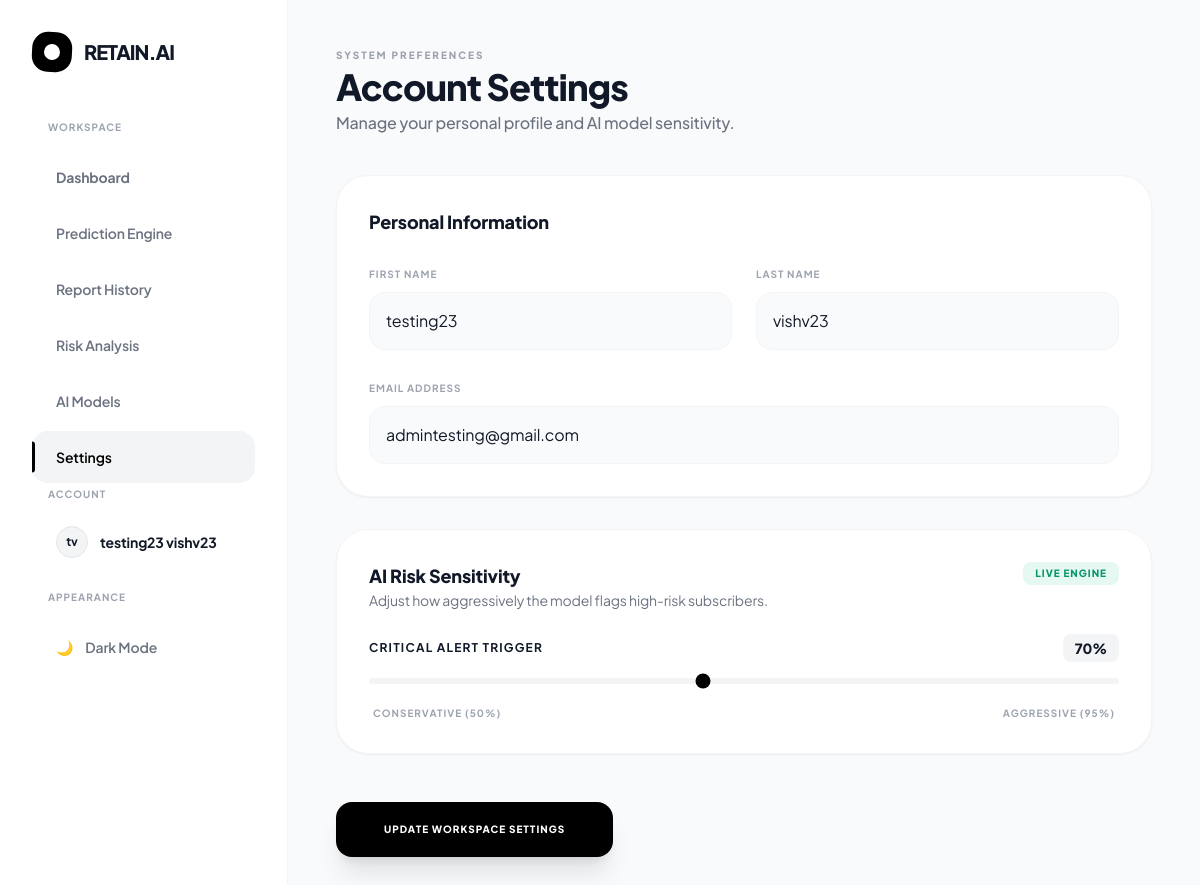
Page /settings/ (signed in) on the committed database.
### apps/customer/models.py (models this page shows, shortened)
class Customer(AbstractUser):
    company = models.CharField(max_length=255, blank=True, null=True)
    ROLE_CHOICES = [
        ('founder_ceo', 'Founder / CEO'),
        ('product_manager', 'Product Manager'),
        ('growth_marketing', 'Growth / Marketing'),
        ('data_analyst', 'Data Analyst'),
        ('customer_success', 'Customer Success'),
        ('engineer', 'Engineer'),
        ('other', 'Other'),
    ]
    role = models.CharField(max_length=20, choices=ROLE_CHOICES, blank=True, null=True)
    email = models.EmailField(unique=True)
    risk_threshold = models.IntegerField(default=70)
    USERNAME_FIELD = 'email'
    REQUIRED_FIELDS = ['username', 'first_name', 'last_name']

### apps/customer/views.py (the view, shortened to what this page needs)
# urls.py: path('settings/', settings_page, name='settings_page'),
@login_required(login_url='/login/')
def settings_page(request):
    user = request.user
    return render(request, 'settings.html')

### apps/customer/templates/settings.html (shortened to what this page needs)
{% load static %}
<!DOCTYPE html>
<html lang="en" class="light">
<head>
  <script src="https://cdn.tailwindcss.com"></script>
  <link rel="stylesheet" href="{% static 'assets/css/global.css' %}">
</head>
<body class="flex min-h-screen bg-gray-50 dark:bg-[#050505] transition-colors duration-300">
  {% include 'sidebar.html' %}
  <div class="flex-1 flex flex-col min-w-0">
    <main class="flex-1 p-6 md:p-10 lg:p-12 overflow-y-auto">
      <header class="mb-10">
        <div class="text-[10px] font-extrabold uppercase tracking-[0.2em] text-gray-400 dark:text-zinc-500 mb-1">System Preferences</div>
        <h2 class="text-3xl md:text-4xl font-extrabold tracking-tight dark:text-white">Account Settings</h2>
        <p class="text-gray-500 dark:text-zinc-400 mt-1 font-medium">Manage your personal profile and AI model sensitivity.</p>
      </header>
      <div class="max-w-4xl">
        <form action="{% url 'settings_page' %}" method="POST" class="space-y-8">
            <section class="bg-white dark:bg-zinc-900 p-8 rounded-[32px] border border-gray-100 dark:border-zinc-800 shadow-sm">
                <h3 class="text-lg font-extrabold dark:text-white mb-6">Personal Information</h3>
                <div class="grid grid-cols-1 md:grid-cols-2 gap-6">
                    <div class="space-y-2">
                        <label class="text-[10px] font-bold text-gray-400 uppercase tracking-widest">First Name</label>
                        <input type="text" name="first_name" value="{{ user.first_name }}" required
                               class="w-full p-4 rounded-2xl bg-gray-50 dark:bg-zinc-800 dark:text-white border border-gray-100 dark:border-zinc-700 outline-none focus:ring-2 focus:ring-black dark:focus:ring-white transition">
                    </div>
                    <div class="space-y-2">
                        <label class="text-[10px] font-bold text-gray-400 uppercase tracking-widest">Last Name</label>
                        <input type="text" name="last_name" value="{{ user.last_name }}" required
                               class="w-full p-4 rounded-2xl bg-gray-50 dark:bg-zinc-800 dark:text-white border border-gray-100 dark:border-zinc-700 outline-none focus:ring-2 focus:ring-black dark:focus:ring-white transition">
                    </div>
                    <div class="md:col-span-2 space-y-2">
                        <label class="text-[10px] font-bold text-gray-400 uppercase tracking-widest">Email Address</label>
                        <input type="email" name="email" value="{{ user.email }}" required
                               class="w-full p-4 rounded-2xl bg-gray-50 dark:bg-zinc-800 dark:text-white border border-gray-100 dark:border-zinc-700 outline-none focus:ring-2 focus:ring-black dark:focus:ring-white transition">
                    </div>
                </div>
            </section>
            <section class="bg-white dark:bg-zinc-900 p-8 rounded-[32px] border border-gray-100 dark:border-zinc-800 shadow-sm">
                <div class="flex justify-between items-start mb-6">
                    <div>
                        <h3 class="text-lg font-extrabold dark:text-white">AI Risk Sensitivity</h3>
                        <p class="text-sm text-gray-500">Adjust how aggressively the model flags high-risk subscribers.</p>
                    </div>
                    <span class="bg-emerald-500/10 text-emerald-600 px-3 py-1 rounded-lg text-[10px] font-black uppercase tracking-widest">Live Engine</span>
                </div>
                <div class="space-y-6">
                    <div class="space-y-4">
                        <div class="flex justify-between items-center">
                            <label class="text-xs font-bold dark:text-white uppercase tracking-widest">Critical Alert Trigger</label>
                            <span id="threshold-val" class="text-sm font-black dark:text-white bg-gray-100 dark:bg-zinc-800 px-3 py-1 rounded-lg">
                                {{ user.risk_threshold|default:"70" }}%
                            </span>
                        </div>
                        <input type="range" id="threshold-slider" name="risk_threshold"
                               class="w-full h-1.5 bg-gray-100 dark:bg-zinc-800 rounded-lg appearance-none cursor-pointer accent-black dark:accent-white"
                               min="50" max="95" value="{{ user.risk_threshold|default:"70" }}">
                        <div class="flex justify-between text-[10px] font-bold text-gray-400 uppercase tracking-widest px-1">
                            <span>Conservative (50%)</span>
                            <span>Aggressive (95%)</span>
                        </div>
                    </div>
                </div>
            </section>
            <div class="pt-4">
                <button type="submit" class="w-full md:w-auto px-12 py-5 bg-black dark:bg-white text-white dark:text-black rounded-2xl font-black text-[10px] uppercase tracking-widest hover:scale-[0.98] active:scale-95 transition-all shadow-xl">
                    Update Workspace Settings
                </button>
            </div>
        </form>
      </div>
    </main>
  </div>
</body>
</html>

### apps/customer/templates/sidebar.html (shortened to what this page needs)
{% load static %}
<aside id="sidebar" class="w-72 bg-white dark:bg-[#0d0d0d] border-r border-gray-100 dark:border-zinc-800 flex flex-col h-screen p-8 transition-colors overflow-y-auto z-40 fixed lg:relative -translate-x-full lg:translate-x-0 transition-transform duration-300">
  <div class="flex items-center gap-3 mb-12">
    <div class="w-10 h-10 bg-black dark:bg-white rounded-2xl flex items-center justify-center rotate-3 flex-shrink-0">
      <div class="w-4 h-4 bg-white dark:bg-black rounded-full"></div>
    </div>
    <h1 class="text-xl font-extrabold tracking-tighter dark:text-white">RETAIN.AI</h1>
  </div>
  <nav class="space-y-1 flex-1" role="navigation">
    <p class="text-[10px] font-bold text-gray-400 dark:text-zinc-500 uppercase tracking-widest mb-4 ml-4">Workspace</p>
    <a href="{% url 'dashboard_page' %}" class="nav-link w-full flex items-center gap-3 px-6 py-4 rounded-2xl font-bold text-sm {% if request.resolver_match.url_name == 'dashboard_page' %}bg-gray-100 dark:bg-zinc-800 text-black dark:text-white{% else %}text-gray-500 dark:text-zinc-400 hover:bg-gray-50 dark:hover:bg-zinc-800/50{% endif %}">
      Dashboard
    </a>
    <a href="{% url 'prediction_page' %}" class="nav-link w-full flex items-center gap-3 px-6 py-4 rounded-2xl font-semibold text-sm transition {% if request.resolver_match.url_name == 'prediction_page' %}bg-gray-100 dark:bg-zinc-800 text-black dark:text-white{% else %}text-gray-500 dark:text-zinc-400 hover:bg-gray-50 dark:hover:bg-zinc-800/50{% endif %}">
      Prediction Engine
    </a>
    <a href="{% url 'report_history' %}" class="nav-link w-full flex items-center gap-3 px-6 py-4 text-gray-500 dark:text-zinc-400 rounded-2xl font-semibold text-sm transition hover:bg-gray-50 dark:hover:bg-zinc-800/50">
      Report History
    </a>
    <a href="{% url 'risk_analysis' %}" class="nav-link w-full flex items-center gap-3 px-6 py-4 text-gray-500 dark:text-zinc-400 rounded-2xl font-semibold text-sm transition hover:bg-gray-50 dark:hover:bg-zinc-800/50">Risk Analysis</a>
    <a href="{% url 'ai_models_page' %}" class="nav-link w-full flex items-center gap-3 px-6 py-4 text-gray-500 dark:text-zinc-400 rounded-2xl font-semibold text-sm transition hover:bg-gray-50 dark:hover:bg-zinc-800/50">AI Models</a>
    <a href="{% url 'settings_page' %}" class="nav-link w-full flex items-center gap-3 px-6 py-4 rounded-2xl font-semibold text-sm transition {% if request.resolver_match.url_name == 'settings_page' %}active bg-gray-100 dark:bg-zinc-800 text-black dark:text-white{% else %}text-gray-500 dark:text-zinc-400 hover:bg-gray-50 dark:hover:bg-zinc-800/50{% endif %}">
    Settings
  </a>
    <div class="mt-8">
      <p class="text-[10px] font-bold text-gray-400 dark:text-zinc-500 uppercase tracking-widest mb-4 ml-4">Account</p>
      <div class="flex items-center gap-3 px-6 py-2 mb-2">
        <div class="w-8 h-8 bg-gray-100 dark:bg-zinc-800 rounded-full flex items-center justify-center font-bold text-xs dark:text-white border border-gray-200 dark:border-zinc-700">
          {{ request.user.first_name|slice:":1" }}{{ request.user.last_name|slice:":1" }}
        </div>
        <span class="font-bold text-sm dark:text-white">{{ request.user.get_full_name|default:request.user.username }}</span>
      </div>
      <p class="text-[10px] font-bold text-gray-400 dark:text-zinc-500 uppercase tracking-widest mb-4 ml-4 mt-6">Appearance</p>
      <button id="themeToggle" class="w-full flex items-center gap-3 px-6 py-4 text-gray-500 dark:text-zinc-400 rounded-2xl font-semibold text-sm transition hover:bg-gray-50 dark:hover:bg-zinc-800/50">
        <span id="themeIcon">🌙</span> <span id="themeText">Dark Mode</span>
      </button>
    </div>
  </nav>
</aside>

### static/assets/css/global.css (style rules this page uses)
:root { --bg: #f9fafb; --card-bg: #ffffff; --accent: #000000; --curve: 1.5rem; }
body { font-family: 'Plus Jakarta Sans', sans-serif; background-color: var(--bg); color: #111827; letter-spacing: -0.01em; transition: background-color 0.3s ease; }
.nav-link { position: relative; }
.nav-link.active { background-color: #f3f4f6; color: #000 !important; }
.nav-link.active::before { content: ''; position: absolute; left: 0; top: 50%; transform: translateY(-50%); width: 3px; height: 60%; background-color: #000; border-radius: 0 4px 4px 0; }
#sidebar { transition: transform 0.3s cubic-bezier(0.4, 0, 0.2, 1); }

### rows in the picture
Customer: user.first_name "t", user.last_name "v", user.get_full_name "testing23 vishv23", first_name "testing23", last_name "vishv23", email "admintesting@gmail.com", risk_threshold "70"
